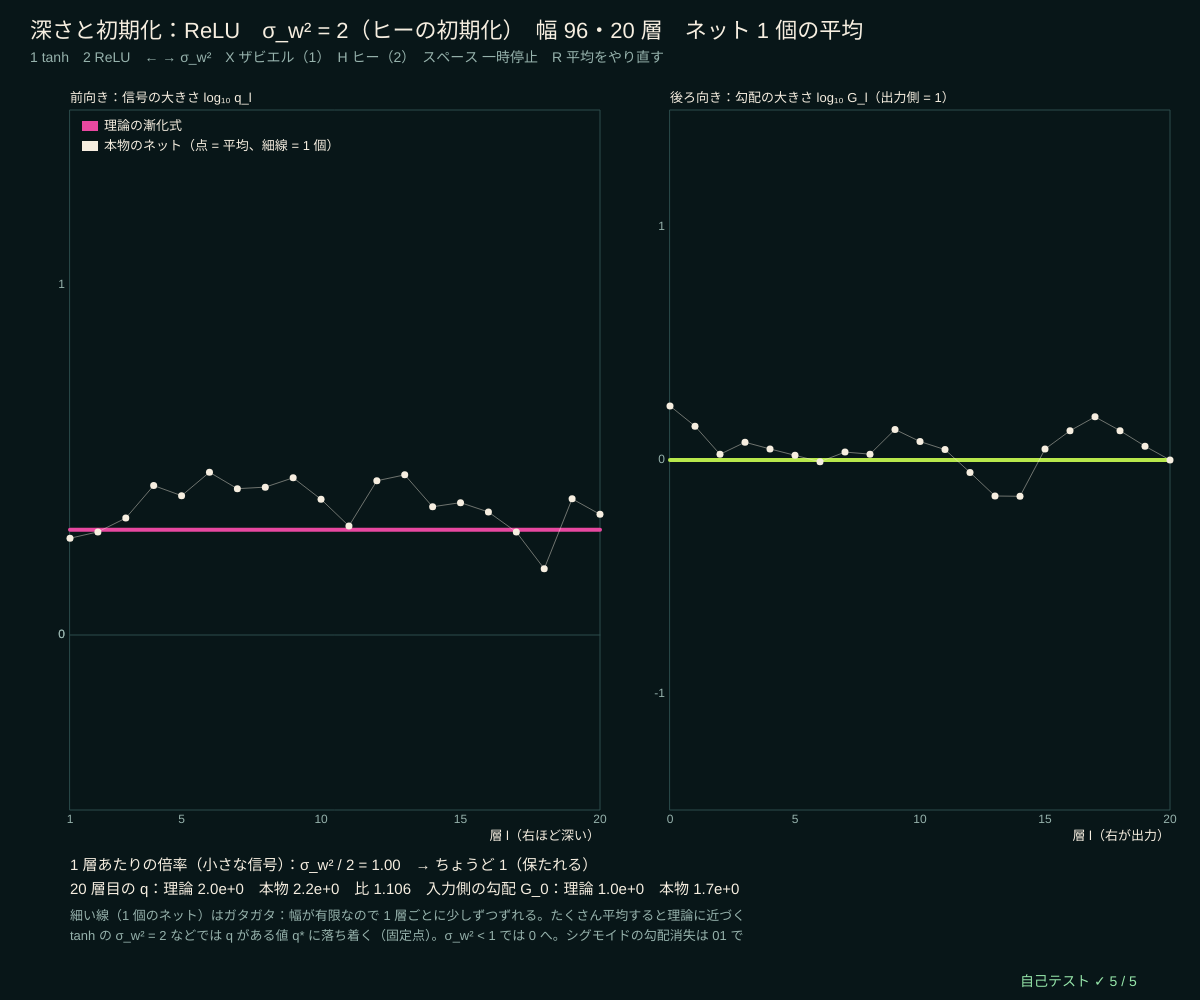
Frame 1 (no input)
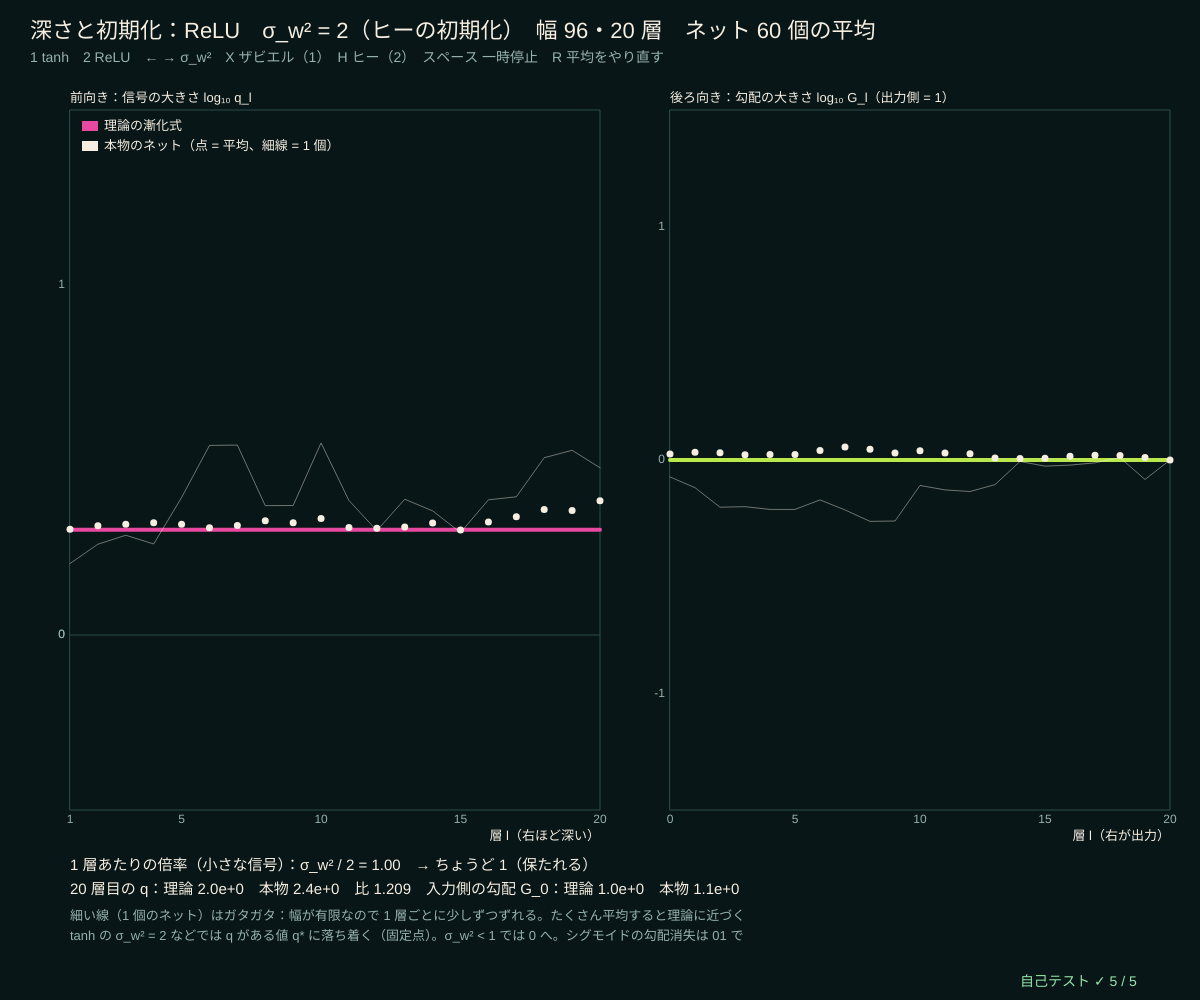
Frame 60 (no input)
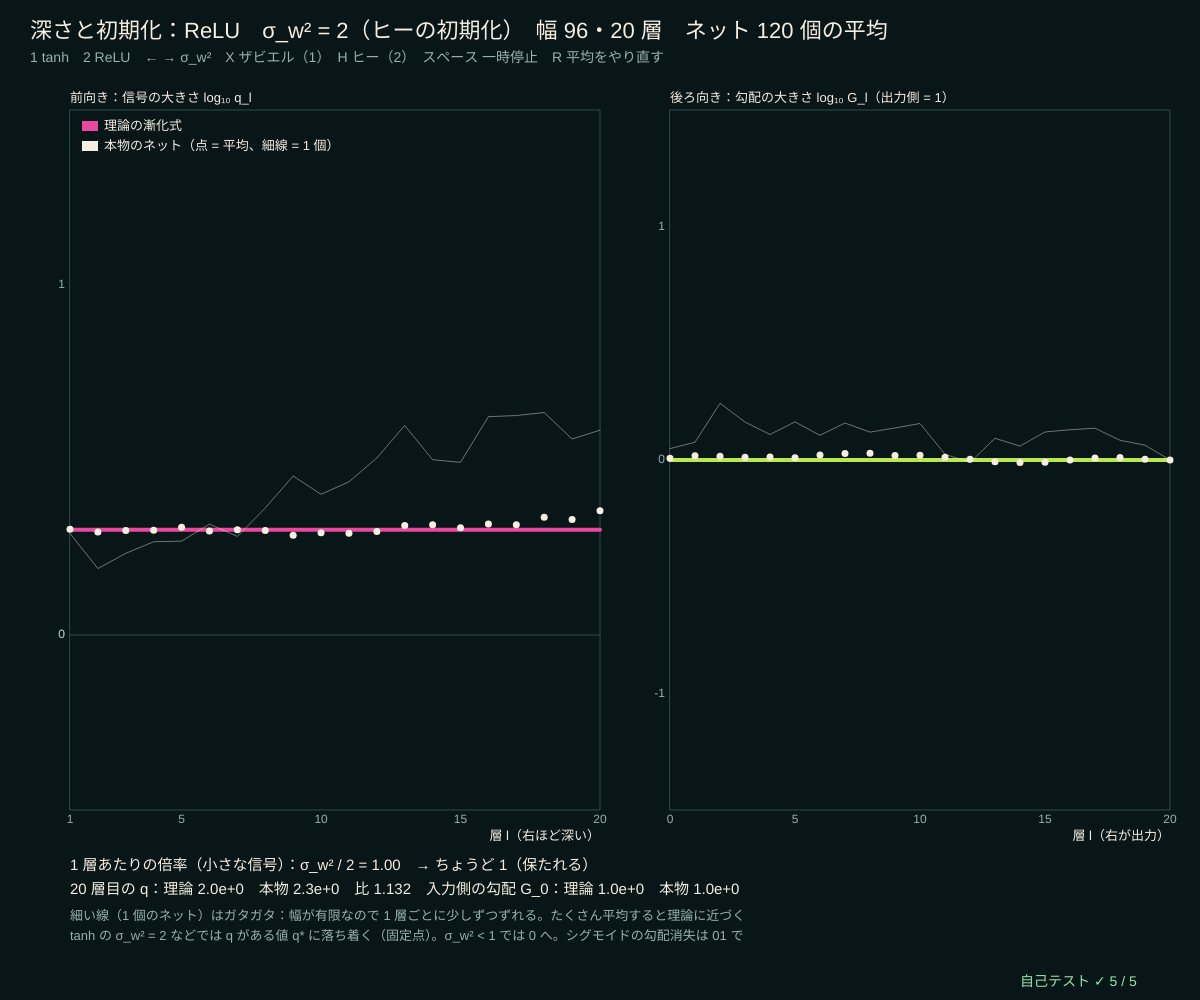
Frame 120 (the mouse pressed at the canvas centre since frame 60)

The p5.js sketch that drew these frames (run headless with seeded random() and noise() and a simulated clock; from frame 60 on, the mouse is pressed at the canvas centre):

// p5.js sketch
// ── sketch.js
// ============================================
// 07 深さと初期化 ─ 幅 N のネットを 20 層重ね、ランダムな重み（分散 σ_w²/N）で入力を流す
// 層ごとの信号の大きさ q_l = (z の 2 乗の平均) は、N が大きいと漸化式 q_l = σ_w² E[f(√q_(l−1) ξ)²]（ξ は標準正規分布）に従う
// 勾配の大きさ G は後ろから G_(l−1) = σ_w² E[f'(z_l)²] G_l で伝わる。1 層あたりの倍率が 1 より小さいと消え、大きいと爆発
//   ReLU：E[f²] = q/2、E[f'²] = 1/2 → σ_w² = 2（ヒー/He の初期化）でちょうど 1 倍 → 何層でも保たれる
//   tanh：σ_w² = 1（ザビエル/Xavier）で小さな信号の倍率がちょうど 1 → 勾配がほぼ保たれる（信号はゆっくり小さくなる）
// 太い線 = 理論の漸化式、点 = 本物のランダムなネット（毎フレーム 1 個作って平均）、細い線 = いちばん新しい 1 個
// 1 tanh / 2 ReLU / ← → σ_w² / X ザビエル（σ_w² = 1）/ H ヒー（σ_w² = 2）/ スペース 一時停止 / R 平均をやり直す
// ============================================

const WIDTH_N = 96, DEPTH = 20, BATCH_B = 4;   // ★ 幅、層の数、1 回に流す入力の数
const SW2_LIST = [0.5, 1, 1.5, 2, 3, 4];
let actName = 'relu', sw2Idx = 3, simQ = null, simG = null, lastQ = null, lastG = null, nNets = 0, pausedD = false, thQ = null, thG = null;

function setup() {
  createCanvas(windowWidth, windowHeight);
  selfTest();
  seedRng(77); resetSim();
}

// ガウス分布の期待値 E[g(√q ξ)]（中点則、ξ ∈ [−8, 8] を 800 等分。ξ = 0 ちょうどは使わないので ReLU の角でも正確）
function gaussE(g, q) {
  let s = 0, n = 800, sq = Math.sqrt(Math.max(0, q));
  for (let i = 0; i < n; i++) { let x = -8 + (16 * (i + 0.5)) / n; s += Math.exp(-x * x / 2) * g(sq * x); }
  return (s * (16 / n)) / Math.sqrt(2 * Math.PI);
}
// ★ 理論の漸化式：q[l]（l = 1…L の z の分散）、grad[l]（l = 0…L、出力側を 1 とした勾配の 2 乗の平均）
function theoryCurves(act, sw2, L) {
  let q = [0, sw2 * 1];                        // 入力 x は標準正規分布 → q_1 = σ_w²
  for (let l = 2; l <= L; l++) q.push(sw2 * gaussE((z) => actF(act, z) ** 2, q[l - 1]));
  let g = new Array(L + 1).fill(0); g[L] = 1;
  for (let l = L; l >= 1; l--) g[l - 1] = g[l] * sw2 * gaussE((z) => actD(act, z) ** 2, q[l]);
  return { q, g };
}
// ★ 本物のネットを 1 個：前向きに q_l、後ろ向きに勾配（出力側にランダムな勾配ベクトルを置いて W の転置で戻す）
function simulateNet(act, sw2, n, L, b) {
  let sd = Math.sqrt(sw2 / n), ws = [], hs = [], zs = [], q = [0], g = new Array(L + 1).fill(0);
  let h = []; for (let k = 0; k < b; k++) { let x = new Float64Array(n); for (let i = 0; i < n; i++) x[i] = randn(); h.push(x); }
  for (let l = 1; l <= L; l++) {
    let w = new Float64Array(n * n); for (let i = 0; i < n * n; i++) w[i] = sd * randn(); ws.push(w);
    let s = 0, zl = [], hl = [];
    for (let k = 0; k < b; k++) {
      let z = new Float64Array(n), hn = new Float64Array(n), hp = h[k];
      for (let i = 0; i < n; i++) { let a = 0, o = i * n; for (let j = 0; j < n; j++) a += w[o + j] * hp[j]; z[i] = a; s += a * a; hn[i] = actF(act, a); }
      zl.push(z); hl.push(hn);
    }
    q.push(s / (n * b)); zs.push(zl); h = hl;
  }
  let d = []; for (let k = 0; k < b; k++) { let v = new Float64Array(n); for (let i = 0; i < n; i++) v[i] = randn(); d.push(v); }
  let acc = 0; for (let v of d) for (let i = 0; i < n; i++) acc += v[i] * v[i]; g[L] = acc / (n * b);
  for (let l = L; l >= 1; l--) {
    let w = ws[l - 1], s = 0, nd = [];
    for (let k = 0; k < b; k++) {
      let u = new Float64Array(n), z = zs[l - 1][k], out = new Float64Array(n);
      for (let i = 0; i < n; i++) u[i] = d[k][i] * actD(act, z[i]);
      for (let i = 0; i < n; i++) { let ui = u[i], o = i * n; if (ui !== 0) for (let j = 0; j < n; j++) out[j] += w[o + j] * ui; }
      for (let j = 0; j < n; j++) s += out[j] * out[j];
      nd.push(out);
    }
    g[l - 1] = s / (n * b); d = nd;
  }
  return { q, g: g.map((v) => v / Math.max(1e-300, g[L])) };
}
function resetSim() {
  simQ = new Array(DEPTH + 1).fill(0); simG = new Array(DEPTH + 1).fill(0); nNets = 0; lastQ = null; lastG = null;
  let t = theoryCurves(actName, SW2_LIST[sw2Idx], DEPTH); thQ = t.q; thG = t.g;
}

function draw() {
  background(...BG);
  if (!pausedD && nNets < 2000) {
    let r = simulateNet(actName, SW2_LIST[sw2Idx], WIDTH_N, DEPTH, BATCH_B); nNets++;
    for (let l = 0; l <= DEPTH; l++) { simQ[l] += (r.q[l] - simQ[l]) / nNets; simG[l] += (r.g[l] - simG[l]) / nNets; }
    lastQ = r.q; lastG = r.g;
  }
  let sw2 = SW2_LIST[sw2Idx], crit = actName === 'relu' ? 2 : 1, per = actName === 'relu' ? sw2 / 2 : sw2;
  hudTitle('深さと初期化：' + (actName === 'relu' ? 'ReLU' : 'tanh') + '　σ_w² = ' + sw2 + (sw2 === crit ? (actName === 'relu' ? '（ヒーの初期化）' : '（ザビエルの初期化）') : '') + '　幅 ' + WIDTH_N + '・' + DEPTH + ' 層　ネット ' + nNets + ' 個の平均',
    '1 tanh　2 ReLU　← → σ_w²　X ザビエル（1）　H ヒー（2）　スペース ' + (pausedD ? '再開' : '一時停止') + '　R 平均をやり直す');
  let ls = []; for (let l = 0; l <= DEPTH; l++) ls.push(l);
  let pw = (width - 140) / 2, ph = height - 300;
  let lgq = (arr) => arr.map((v, l) => (l === 0 ? NaN : Math.log10(Math.max(1e-30, v)))), lgg = (arr) => arr.map((v) => Math.log10(Math.max(1e-30, v)));
  let rangeOf = (arrs) => { let lo = 0, hi = 0; for (let a of arrs) for (let v of a) if (isFinite(v)) { lo = Math.min(lo, v); hi = Math.max(hi, v); } return [Math.floor(lo) - 0.5, Math.ceil(hi) + 0.5]; };
  let rq = rangeOf(nNets ? [lgq(thQ), lgq(simQ)] : [lgq(thQ)]), rg = rangeOf(nNets ? [lgg(thG), lgg(simG)] : [lgg(thG)]);
  let g1 = { x: 70, y: 110, w: pw, h: ph, x0: 1, x1: DEPTH, y0: rq[0], y1: rq[1] }, g2 = { x: 70 + pw + 70, y: 110, w: pw - 30, h: ph, x0: 0, x1: DEPTH, y0: rg[0], y1: rg[1] };
  plotAxes(g1, '層 l（右ほど深い）', '前向き：信号の大きさ log₁₀ q_l', [1, 5, 10, 15, 20], [Math.ceil(rq[0]), 0, Math.floor(rq[1])]);
  plotAxes(g2, '層 l（右が出力）', '後ろ向き：勾配の大きさ log₁₀ G_l（出力側 = 1）', [0, 5, 10, 15, 20], [Math.ceil(rg[0]), 0, Math.floor(rg[1])]);
  for (let [g, th, sim, last, col] of [[g1, lgq(thQ), lgq(simQ), lastQ ? lgq(lastQ) : null, MAG], [g2, lgg(thG), lgg(simG), lastG ? lgg(lastG) : null, LIME]]) {
    stroke(...WIRE); line(g.x, gY(g, 0), g.x + g.w, gY(g, 0));
    plotXY(g, ls, th, col, 4);
    if (last) plotXY(g, ls, last, [...INK, 110], 1);
    noStroke(); fill(...INK); for (let l = 0; l <= DEPTH; l++) if (isFinite(sim[l]) && nNets) circle(gX(g, l), gY(g, sim[l]), 7);
  }
  legend(g1.x + 12, g1.y + 16, [[MAG, '理論の漸化式'], [INK, '本物のネット（点 = 平均、細線 = 1 個）']]);
  // 下の説明
  let ty = g1.y + ph + 60, ratio = nNets ? simQ[DEPTH] / thQ[DEPTH] : NaN;
  noStroke(); fill(...INK); textSize(15); textAlign(LEFT, BASELINE);
  text('1 層あたりの倍率（小さな信号）：' + (actName === 'relu' ? 'σ_w² / 2 = ' : 'σ_w² × tanh\'(0)² = ') + fmtN(per, 2) + (Math.abs(per - 1) < 1e-9 ? '　→ ちょうど 1（保たれる）' : per < 1 ? '　→ 1 未満（消える）' : '　→ 1 より大きい（爆発 / tanh は飽和）'), 70, ty);
  text('20 層目の q：理論 ' + fmtE(thQ[DEPTH]) + '　本物 ' + fmtE(simQ[DEPTH]) + '　比 ' + fmtN(ratio, 3) + '　入力側の勾配 G_0：理論 ' + fmtE(thG[0]) + '　本物 ' + fmtE(simG[0]), 70, ty + 24);
  fill(...SUB); textSize(13);
  text('細い線（1 個のネット）はガタガタ：幅が有限なので 1 層ごとに少しずつずれる。たくさん平均すると理論に近づく', 70, ty + 50);
  text('tanh の σ_w² = 2 などでは q がある値 q* に落ち着く（固定点）。σ_w² < 1 では 0 へ。シグモイドの勾配消失は 01 で', 70, ty + 70);
  drawSelfTest(width - 180, height - 14);
}

function keyPressed() {
  if (key === '1') { actName = 'tanh'; resetSim(); }
  if (key === '2') { actName = 'relu'; resetSim(); }
  if (key === RIGHT_ARROW) { sw2Idx = Math.min(SW2_LIST.length - 1, sw2Idx + 1); resetSim(); }
  if (key === LEFT_ARROW) { sw2Idx = Math.max(0, sw2Idx - 1); resetSim(); }
  if (key === 'x' || key === 'X') { sw2Idx = 1; resetSim(); }
  if (key === 'h' || key === 'H') { sw2Idx = 3; resetSim(); }
  if (key === ' ') pausedD = !pausedD;
  if (key === 'r' || key === 'R') resetSim();
  return false;
}

// ============================================
// やってみよう
// ・ReLU で σ_w² = 1、2、3 をくらべる。20 層で信号は何倍になる？（理論：(σ_w²/2)^19 × σ_w²）
// ・tanh で σ_w² = 0.5、1、2、4。信号が 0 に行くか、ある値に落ち着くか
// ・WIDTH_N を 16 にすると、細い線（1 個のネット）のガタガタはどうなる？ 理論との平均のずれは？
// ・DEPTH を 50 にして、ヒーの初期化でも勾配が保たれるか見る
// ============================================

// ---- 自己テスト
function selfTest() {
  selfTestResults = [];
  check("数値積分：E[ξ²] = 1、E[ReLU(ξ)²] = 1/2、E[ReLU'(ξ)²] = 1/2", near(gaussE((z) => z * z, 1), 1, 1e-9) && near(gaussE((z) => actF('relu', z) ** 2, 1), 0.5, 1e-9) && near(gaussE((z) => actD('relu', z) ** 2, 1), 0.5, 1e-9));
  let tr = theoryCurves('relu', 3, 20), closed = true;
  for (let l = 1; l <= 20; l++) if (!near(tr.q[l] / (3 * Math.pow(1.5, l - 1)), 1, 1e-5)) closed = false;
  let thHe = theoryCurves('relu', 2, 20);
  check('ReLU の漸化式 = 式 q_l = σ_w² (σ_w²/2)^(l−1)（σ_w² = 3）、ヒーなら理論の勾配はどの層も 1', closed && thHe.g.every((v) => near(v, 1, 1e-9)));
  let avg = (act, sw2, k, n) => { let q = new Array(21).fill(0), g = new Array(21).fill(0); for (let t = 0; t < k; t++) { let r = simulateNet(act, sw2, n, 20, 4); for (let l = 0; l <= 20; l++) { q[l] += r.q[l] / k; g[l] += r.g[l] / k; } } return { q, g }; };
  seedRng(701); let th2 = theoryCurves('tanh', 2, 20), s2 = avg('tanh', 2, 25, 64), worst = 0;
  for (let l = 1; l <= 20; l++) worst = Math.max(worst, Math.abs(s2.q[l] / th2.q[l] - 1));
  check('tanh（σ_w² = 2）：本物のネット 25 個の平均 = 漸化式（全部の層でずれ ' + fmtN(100 * worst, 1) + '% < 10%）', worst < 0.1);
  seedRng(702); let he = avg('relu', 2, 20, 64), okHe = true;
  for (let l = 1; l <= 20; l++) if (!(he.q[l] / he.q[1] > 0.5 && he.q[l] / he.q[1] < 2)) okHe = false;
  check('ヒーの初期化（ReLU、σ_w² = 2）：20 層まで信号が 1/2〜2 倍に保たれ、勾配も ' + fmtN(he.g[0], 2) + ' 倍', okHe && he.g[0] > 0.5 && he.g[0] < 2);
  seedRng(703); let lo = avg('relu', 0.5, 3, 48), hi = avg('relu', 4, 3, 48);
  check('ReLU σ_w² = 0.5 で消える（q_20/q_1 = ' + fmtE(lo.q[20] / lo.q[1]) + '）、4 で爆発（' + fmtE(hi.q[20] / hi.q[1]) + '）', lo.q[20] / lo.q[1] < 1e-8 && hi.q[20] / hi.q[1] > 1e4);
  reportSelfTest();
}

// ==================================================
// ここから下は「神経回路網の道具」（中身は読まなくても OK。消さないでね）
// ==================================================
// ---- 色と小さな道具（神経細胞：深い青緑の黒、あたたかい白、シナプスのマゼンタ、軸索のライム）
const BG = [8, 22, 24];                  // 背景（深い青緑の黒）
const INK = [246, 238, 224];             // 文字（あたたかい白）
const MAG = [232, 72, 160], LIME = [184, 232, 76], AMBER = [250, 186, 72], SKY = [96, 196, 236], VIOLET = [168, 140, 250];
const SUB = [150, 178, 172], PANEL = [16, 38, 40], WIRE = [44, 76, 76];
function clampv(v, a, b) { return v < a ? a : v > b ? b : v !== v ? a : v; }     // NaN なら a に戻す
function sumOf(a) { let s = 0; for (let v of a) s += v; return s; }
function meanOf(a) { return a.length ? sumOf(a) / a.length : 0; }
function fmtN(v, d) { if (typeof v !== 'number' || v !== v) return '?'; if (!isFinite(v)) return v > 0 ? '∞' : '−∞'; let s = v.toFixed(d === undefined ? 2 : d); return /^-0\.?0*$/.test(s) ? s.slice(1) : s; }
function fmtE(v) { if (typeof v !== 'number' || !isFinite(v)) return '?'; return v === 0 ? '0' : v.toExponential(1); }
function hudTitle(t, sub) {              // 左上のタイトルと操作の説明
  noStroke(); fill(...INK); textSize(22); textAlign(LEFT, BASELINE); text(t, 30, 38);
  fill(...SUB); textSize(14); text(sub, 30, 62);
}
function sigm(z) { return 1 / (1 + Math.exp(-clampv(z, -40, 40))); }
// ---- 種つきの乱数（同じ種なら毎回同じ列 → 実験をくり返せる）
let rngState = 1;
function seedRng(s) { rngState = (s >>> 0) || 1; }
function rnd() {                         // 0〜1 の一様乱数（mulberry32）
  rngState = (rngState + 0x6d2b79f5) >>> 0;
  let t = rngState;
  t = Math.imul(t ^ (t >>> 15), t | 1);
  t ^= t + Math.imul(t ^ (t >>> 7), t | 61);
  return ((t ^ (t >>> 14)) >>> 0) / 4294967296;
}
function rndInt(a, b) { return a + Math.floor(rnd() * (b - a + 1)); }
function randn() { let u = 1 - rnd(), v = rnd(); return Math.sqrt(-2 * Math.log(u)) * Math.cos(2 * Math.PI * v); }   // 標準正規分布
function shuffleArr(a) { for (let i = a.length - 1; i > 0; i--) { let j = Math.floor(rnd() * (i + 1)); [a[i], a[j]] = [a[j], a[i]]; } return a; }
// ---- 活性化関数とその微分（name = 'step' 'sigmoid' 'tanh' 'relu' 'softplus'）
const ACT_NAMES = ['step', 'sigmoid', 'tanh', 'relu', 'softplus'];
function actF(name, z) {
  if (name === 'step') return z >= 0 ? 1 : 0;
  if (name === 'sigmoid') return sigm(z);
  if (name === 'tanh') return Math.tanh(z);
  if (name === 'relu') return z > 0 ? z : 0;
  return z > 30 ? z : Math.log(1 + Math.exp(z));           // softplus = log(1 + eᶻ)
}
function actD(name, z) {                 // 微分 f'(z)（ステップは 0、ReLU の 0 での微分は 0 とする）
  if (name === 'step') return 0;
  if (name === 'sigmoid') { let s = sigm(z); return s * (1 - s); }
  if (name === 'tanh') { let t = Math.tanh(z); return 1 - t * t; }
  if (name === 'relu') return z > 0 ? 1 : 0;
  return sigm(z);                          // softplus の微分 = シグモイド
}
// ---- グラフの道具：g = { x, y, w, h, x0, x1, y0, y1 }
function gX(g, v) { return g.x + clampv((v - g.x0) / (g.x1 - g.x0), -0.02, 1.02) * g.w; }
function gY(g, v) { return g.y + g.h - clampv((v - g.y0) / (g.y1 - g.y0), -0.02, 1.02) * g.h; }
function plotAxes(g, xl, yl, xt, yt) {
  stroke(...WIRE); strokeWeight(1); noFill(); rect(g.x, g.y, g.w, g.h);
  noStroke(); fill(...SUB); textSize(12); textAlign(CENTER, TOP);
  for (let v of xt) text(+v.toPrecision(3), gX(g, v), g.y + g.h + 4);
  textAlign(RIGHT, CENTER);
  for (let v of yt) text(+v.toPrecision(3), g.x - 5, gY(g, v));
  textAlign(LEFT, BASELINE); fill(...INK); textSize(13);
  text(xl, g.x + g.w - textWidth(xl), g.y + g.h + 30); text(yl, g.x, g.y - 8);
}
function polyline(pts) {                 // 点が 2 つ以上あるときだけ折れ線を描く（空の beginShape を作らない）
  if (pts.length < 2) return;
  noFill(); beginShape(); for (let p of pts) vertex(p[0], p[1]); endShape();
}
function plotXY(g, xs, ys, col, sw) {    // (xs[i], ys[i]) を折れ線で（有限の値だけ）
  let pts = []; for (let i = 0; i < xs.length; i++) if (isFinite(ys[i])) pts.push([gX(g, xs[i]), gY(g, ys[i])]);
  stroke(...col); strokeWeight(sw || 2); polyline(pts);
}
function legend(x, y, items) {           // items = [[色, 名前], …]
  textSize(13); textAlign(LEFT, CENTER);
  for (let [c, s] of items) { noStroke(); fill(...c); rect(x, y - 5, 16, 10); fill(...INK); text(s, x + 22, y); y += 20; }
  textAlign(LEFT, BASELINE);
}
// ---- 自己テストの道具
let selfTestResults = [];
function check(name, cond) { selfTestResults.push({ name, ok: !!cond }); }
function near(a, b, tol) { return a !== null && a !== undefined && isFinite(a) && Math.abs(a - b) <= (tol === undefined ? 1e-9 : tol); }
function relErr(a, b) { return Math.abs(a - b) / Math.max(1e-12, Math.abs(a) + Math.abs(b)); }
function noNaN(v) { return Array.isArray(v) || ArrayBuffer.isView(v) ? Array.from(v).every(noNaN) : !(typeof v === 'number' && !isFinite(v)); }
function reportSelfTest() { for (let r of selfTestResults) (r.ok ? console.log : console.error)((r.ok ? '✓ ' : '✗ ') + r.name); }
function selfTestLine() { let n = selfTestResults.filter((r) => r.ok).length; return '自己テスト ' + (n === selfTestResults.length ? '✓ ' : '✗ ') + n + ' / ' + selfTestResults.length; }
function drawSelfTest(x, y) { noStroke(); fill(selfTestResults.every((r) => r.ok) ? color(150, 230, 170) : color(255, 90, 110)); textSize(14); textAlign(LEFT, BASELINE); text(selfTestLine(), x, y); }
